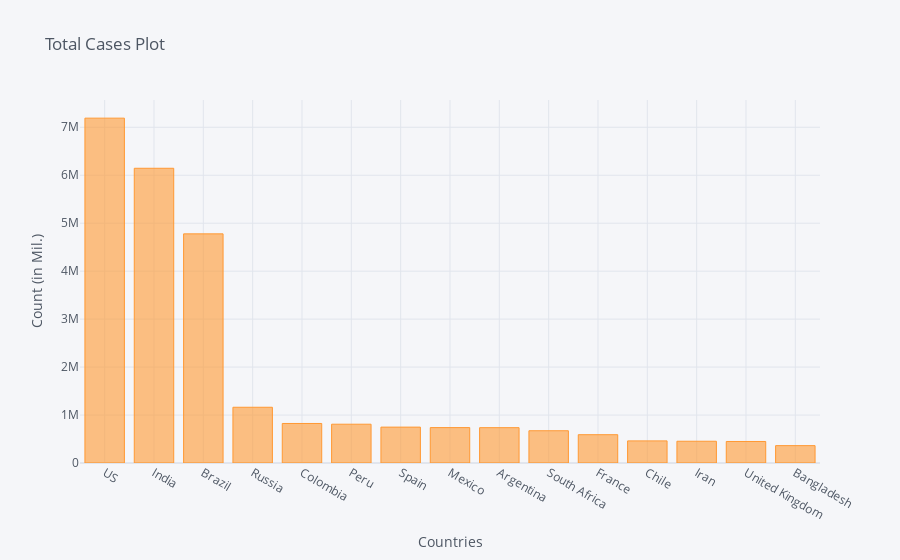

Notebook code for this chart:
### Code cell
corona_dframe_agg_plot.iplot(kind='bar', x='Country/Region', y='9/29/20',
                             title='Total Cases Plot',xTitle='Countries',yTitle='Count (in Mil.)')

### Figure 1 — Plotly figure (JSON) as saved in the notebook; plotly's stock layout.template omitted (floating-point values rounded to 4 significant figures)
{"data": [{"marker": {"color": "rgba(255, 153, 51, 0.6)", "line": {"color": "rgba(255, 153, 51, 1.0)", "width": 1}}, "name": "9/29/20", "orientation": "v", "text": "", "type": "bar", "x": ["US", "India", "Brazil", "Russia", "Colombia", "Peru", "Spain", "Mexico", "Argentina", "South Africa", "France", "Chile", "Iran", "United Kingdom", "Bangladesh"], "y": [7190230, 6145291, 4777522, 1162428, 824042, 808714, 748266, 738163, 736609, 672572, 590021, 461300, 453637, 448729, 362043]}], "layout": {"legend": {"bgcolor": "#F5F6F9", "font": {"color": "#4D5663"}}, "paper_bgcolor": "#F5F6F9", "plot_bgcolor": "#F5F6F9", "title": {"font": {"color": "#4D5663"}, "text": "Total Cases Plot"}, "xaxis": {"gridcolor": "#E1E5ED", "showgrid": true, "tickfont": {"color": "#4D5663"}, "title": {"font": {"color": "#4D5663"}, "text": "Countries"}, "zerolinecolor": "#E1E5ED"}, "yaxis": {"gridcolor": "#E1E5ED", "showgrid": true, "tickfont": {"color": "#4D5663"}, "title": {"font": {"color": "#4D5663"}, "text": "Count (in Mil.)"}, "zerolinecolor": "#E1E5ED"}}}
